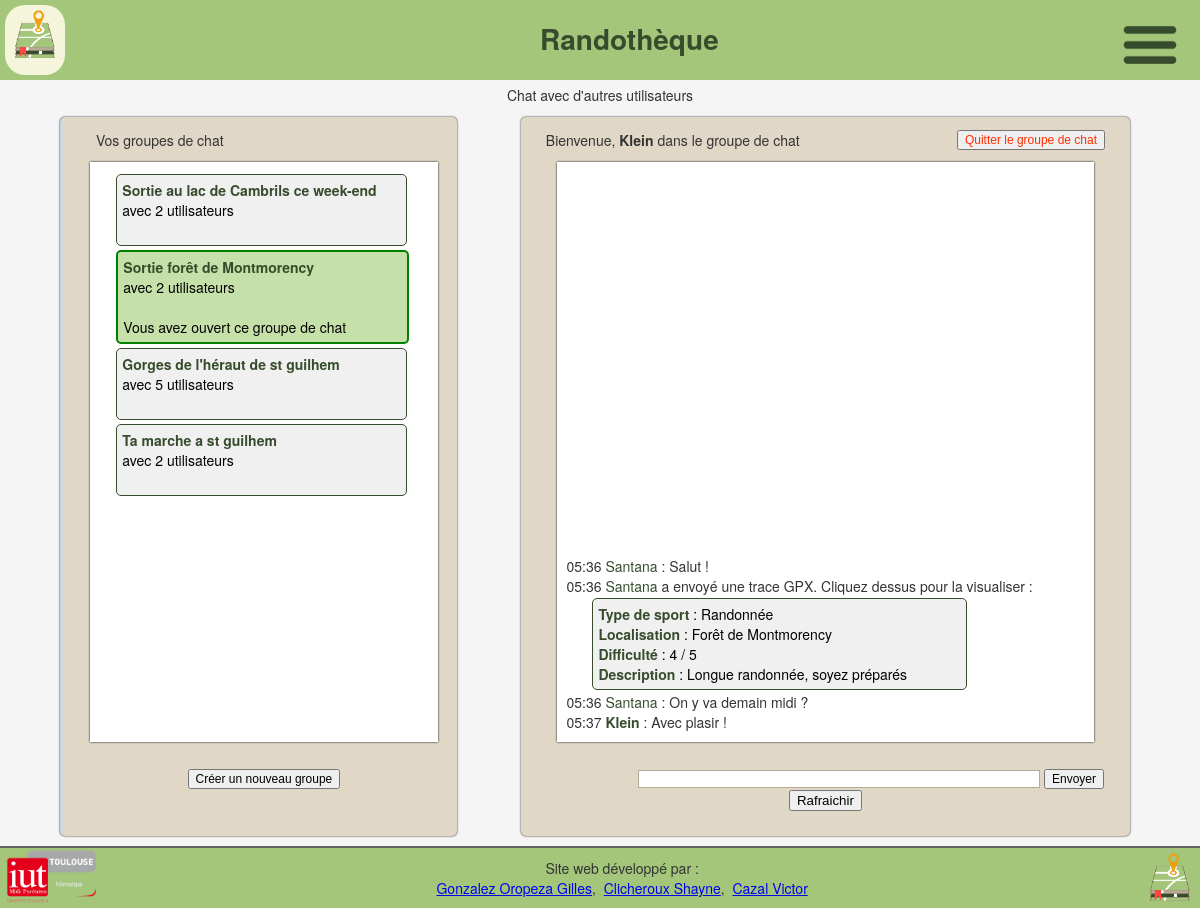
Screenshot of /chat.php?id_conv=7 (signed in) with the database file from the repository.
### tables this page shows
CREATE TABLE IF NOT EXISTS `participer` (
  `Id_Utilisateur` int(11) NOT NULL,
  `Id_Conversation` int(11) NOT NULL,
  PRIMARY KEY (`Id_Utilisateur`,`Id_Conversation`),
  KEY `Id_Conversation` (`Id_Conversation`)
);

CREATE TABLE IF NOT EXISTS `conversation` (
  `Id_Conversation` int(11) NOT NULL AUTO_INCREMENT,
  `Libelle` varchar(100) DEFAULT NULL,
  PRIMARY KEY (`Id_Conversation`)
);

CREATE TABLE IF NOT EXISTS `message` (
  `Id_Utilisateur` int(11) NOT NULL,
  `Date_heure` bigint(20) NOT NULL,
  `Contenu` mediumtext,
  `Id_Conversation` int(11) NOT NULL,
  PRIMARY KEY (`Id_Utilisateur`,`Date_heure`),
  KEY `Id_Conversation` (`Id_Conversation`)
);

CREATE TABLE IF NOT EXISTS `utilisateur` (
  `Id_Utilisateur` int(11) NOT NULL AUTO_INCREMENT,
  `Mail` varchar(50) NOT NULL,
  `Nom_d_utilisateur` varchar(50) NOT NULL,
  `Mot_de_passe` varchar(50) NOT NULL,
  `Poids` int(11) DEFAULT NULL,
  `Taille` int(11) DEFAULT NULL,
  `Sexe` char(1) DEFAULT NULL,
  `DateN` varchar(50) DEFAULT NULL,
  PRIMARY KEY (`Id_Utilisateur`),
  UNIQUE KEY `Nom_d_utilisateur` (`Nom_d_utilisateur`),
  UNIQUE KEY `Mail` (`Mail`)
);

CREATE TABLE IF NOT EXISTS `fichier_gpx` (
  `Id_Fichier_GPX` int(11) NOT NULL AUTO_INCREMENT,
  `Nom` varchar(50) DEFAULT NULL,
  `Description` mediumtext,
  `Type_de_sport` varchar(50) DEFAULT NULL,
  `Difficulte` tinyint(4) DEFAULT NULL,
  `Localisation` varchar(50) DEFAULT NULL,
  `Id_Utilisateur` int(11) NOT NULL,
  `Distance` float DEFAULT NULL,
  PRIMARY KEY (`Id_Fichier_GPX`),
  KEY `Id_Utilisateur` (`Id_Utilisateur`)
);

### public_html/chat.php (the view, shortened to what this page needs)
<!DOCTYPE html>
<html lang="fr">
<?php
require 'php/functions.php';
include 'php/balise_head.php';
echo "<body>";
include 'php/head.php';
?>
<p>Chat avec d'autres utilisateurs</p>
<div id="main">
	<div id="chat_rooms">
		<div id="menu">
			<p class="welcome">Vos groupes de chat</b></p>
		</div>
		<div id="roombox">
			<?php
				$sql = "SELECT * FROM participer, conversation WHERE participer.Id_Utilisateur = :util AND participer.Id_Conversation = conversation.Id_Conversation";
				$req = $linkpdo->prepare($sql);
				$req->execute(array('util' => $_SESSION['id_util']));
				while($resultat = $req->fetch()) {
					$currentRoom = "";
					$disablelink = "";
					if(isset($_GET['id_conv'])) {
						if($_GET['id_conv'] == $resultat['Id_Conversation']) {
							$currentRoom = "current";
							$disablelink = "style=\"pointer-events: none\"";
						}
					}
					echo "<a href=\"chat.php?id_conv=".$resultat['Id_Conversation']."&conv_name=".$resultat['Libelle']."\" ".$disablelink."><div class='".$currentRoom."room'>";
					echo "<p class='".$currentRoom."chatroom'><strong>".$resultat['Libelle']."</strong></p>";
					$sql2 = "SELECT count(Id_Utilisateur) as Nb_Util FROM participer WHERE Id_Conversation = :conv";
					$req2 = $linkpdo->prepare($sql2);
					$req2->execute(array('conv' => $resultat['Id_Conversation']));
					$resultat2 = $req2->fetch();
					echo "<p class='".$currentRoom."chatroom'> avec ".$resultat2['Nb_Util']." utilisateurs</p></br>";
					if($currentRoom == "current") {
						echo "<p class='".$currentRoom."chatroom'>Vous avez ouvert ce groupe de chat</p>";
					}
					echo "</div></a>";
				}
			?>
		</div>
		<form name="createroom" action="creer_chat.php">
			<input name="createroom" type="submit"  id="createroom" value="Créer un nouveau groupe"/>
		</form>
	</div>
	<div id="wrapper">
		<div id="menu">
			<p class="welcome">Bienvenue, <b><?php echo $_SESSION['nom_util']; ?></b>
			<?php
				if(isset($_GET['id_conv'])) {
					echo " dans le groupe de chat <b>".$_GET['conv_name']."</b>";
				}
			?>
			</p>
			<?php
				if(isset($_GET['id_conv'])) {
			?>
				<form name="quit" method="post" action="chat.php">
					<input type="submit" id="exit" Onclick="confirmGroupQuit()" value="Quitter le groupe de chat" name="quit">
				</form>
			<?php
				}
			?>
		</div>
		<div id="chatbox">
			<?php
				if(isset($_GET['id_conv'])) {
					$id_conv = $_GET['id_conv'];
					$sql = "SELECT * FROM conversation, message, utilisateur
					WHERE conversation.Id_Conversation = :id_conv AND conversation.Id_Conversation = message.Id_Conversation AND message.Id_Utilisateur = utilisateur.Id_Utilisateur
					ORDER BY message.Date_heure DESC";
					$req = $linkpdo->prepare($sql);
					$req->execute(array(':id_conv' => $id_conv));
					$result = $req->fetchAll();
					foreach ($result as $row) {
						echo "<div class='message'>";
						echo "<p class='msg'>".date("H:i",$row['Date_heure']);
						if($row['Id_Utilisateur'] == $_SESSION['id_util']) {
							echo " <strong>".$row['Nom_d_utilisateur']."</strong>";
						}
						else {
							echo " <a class=\"otherutil\" href=\"profil.php?id_util=".$row['Id_Utilisateur']."\">".$row['Nom_d_utilisateur']."</a>";
						}
						if(strpos($row['Contenu'], "[trace=") !== false) {
							$trace = substr($row['Contenu'], 7, -1);
							echo " a envoyé une trace GPX. Cliquez dessus pour la visualiser : </p>";
							$sql2 = "SELECT * FROM fichier_gpx WHERE Id_Fichier_GPX = :id_gpx";
							$req2 = $linkpdo->prepare($sql2);
							$req2->execute(array(':id_gpx' => $trace));
							echo "<a href=\"visualisation.php?id_gpx=".$trace."\"><div class=\"trace\">";
							if($gpx = $req2->fetch()) {
								echo "<p class='gpxinfo'><strong>Type de sport</strong> : ".$gpx['Type_de_sport']."</p>";
								echo "<p class='gpxinfo'><strong>Localisation</strong> : ".$gpx['Localisation']."</p>";
								echo "<p class='gpxinfo'><strong>Difficulté</strong> : ".$gpx['Difficulte']." / 5</p>";
								echo "<p class='gpxinfo'><strong>Description</strong> : ".$gpx['Description']."</p>";
							} else {
								echo "<p class='gpxerror'>La trace n'existe pas ou a été supprimée</p>";
							}
							echo "</div></a>";
						} else {
							echo " : ".$row['Contenu']."</p>";
						}
						echo "</div>";
					}
				}
			?>
		</div>
		<form name="message" action="chat.php
		<?php
			if(isset($_GET['id_conv'])) {
				echo "?id_conv=".$_GET['id_conv']."&conv_name=".$_GET['conv_name'];
			}
		?>
		" method="post">
			<input name="message" type="text" id="usermsg" size="63" />
			<input name="submitmsg" type="submit"  id="submitmsg" value="Envoyer" <?php if(!isset($_GET['id_conv'])) { echo 'disabled="disabled"'; } ?>/>
			<?php
				if(isset($_GET['id_conv'])) {
					?>
					<button onclick="window.location.href='/chat.php?id_conv=<?php echo $_GET['id_conv']?>'">Rafraichir</button>
					<?php
				}
			?>
		</form>
	</div>
</div>
</body>
<?php
include 'php/footer.php';
?>
</html>

### public_html/css/chat.css (style rules this page uses)
body { font:12px arial; color: #222; text-align:center; padding:35px; }
form, p, span { margin:0; padding:0; }
input { font:12px arial; }
#exit { color:#ff2f00; text-decoration:none; float:right; }
#main { display: flex; flex-direction: row; margin: 1% 5%; height: fit-content; }
#wrapper, #chat_rooms { padding-bottom:25px; background-color: var(--beige-clair); border-radius: 5px; box-shadow: 0 0 2px #000; width:60%; margin:0 10px 0 auto; }
#wrapper { margin-left: 5%; }
#chat_rooms { width:38%; border-left:1px solid #ACD8F0; padding-left:10px; }
#chatbox, #roombox { text-align:left; margin:0 auto; margin-bottom:25px; padding:10px; background:#fff; height:40em; width:85%; box-shadow: 0 0 2px #000; overflow:auto; }
#usermsg { width:65%; margin : 0 auto 0 15%; border:1px solid var(--beige); }
#menu { padding:12.5px 25px 12.5px 25px; }
.welcome { float:left; }
#roombox, #chatbox { overflow-y: scroll; }
#chatbox { display: flex; flex-direction: column-reverse; }
strong { font-weight: bold; color: var(--vert-fonce); }
.otherutil { text-decoration: none; color: var(--vert-fonce); }
.trace, .room, .currentroom { padding: 5px; margin: 2px 0 2px 5%; float: left; border-radius: 5px; }
.trace, .room { background-color: var(--gris-tres-clair); border: 1px solid var(--vert-fonce); }
.currentroom { background-color: #c5e0a9; border: 2px solid green; }
.trace { width: 70%; }
.room, .currentroom { width: 85%; }
.gpxinfo, .room p, .currentroom p { text-decoration: none; color: #000; }

### public_html/css/common.css (style rules this page uses)
:root { --gris-tres-clair: #f0f0f0; --vert-tres-clair: #e4eed8; --vert-clair: #a3c67b; --vert-fonce: #374c2c; --rouge-fonce: #b80000; --rouge-clair: #d08888; --beige: #B6AC96; --beige-clair: #E0D7C7; --border-color: rgb(98, 98, 98); }
body { background-color: #f5f5f5; color: #333; font-family: "Helvetica Neue", Helvetica, Arial, sans-serif; font-size: 14px; line-height: 1.42857143; margin: 0; -webkit-font-smoothing: antialiased; -webkit-text-size-adjust: none; padding: 85px 0 60px 0; min-height: 100%; }

### rows the page displays
participer: Id_Conversation.Libelle "Sortie au lac de Cambrils ce week-end", Nb_Util "2"
participer: Id_Conversation.Libelle "Sortie forêt de Montmorency", Nb_Util "2"
participer: Id_Conversation.Libelle "Gorges de l'héraut de st guilhem", Nb_Util "5"
participer: Id_Conversation.Libelle "Ta marche a st guilhem", Nb_Util "2"
message: Date_heure "05:37", Id_Utilisateur.Nom_d_utilisateur "Klein", Contenu "Avec plasir !"
message: Date_heure "05:36", Id_Utilisateur.Nom_d_utilisateur "Santana", Contenu "On y va demain midi ?"
message: Date_heure "05:36", Id_Utilisateur.Nom_d_utilisateur "Santana", fichier_gpx.Type_de_sport "Randonnée", fichier_gpx.Localisation "Forêt de Montmorency", fichier_gpx.Difficulte "4", fichier_gpx.Description "Longue randonnée, soyez préparés"
message: Date_heure "05:36", Id_Utilisateur.Nom_d_utilisateur "Santana", Contenu "Salut !"

### other values shown
$_SESSION['nom_util'] "Klein"
